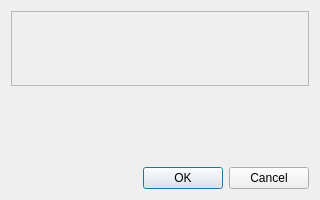
<?xml version="1.0" encoding="UTF-8"?>
<ui version="4.0">
 <class>CDbModelMappingModifyDialog</class>
 <widget class="QDialog" name="CDbModelMappingModifyDialog">
  <property name="geometry">
   <rect>
    <x>0</x>
    <y>0</y>
    <width>320</width>
    <height>200</height>
   </rect>
  </property>
  <property name="minimumSize">
   <size>
    <width>320</width>
    <height>200</height>
   </size>
  </property>
  <property name="windowTitle">
   <string>Model modify form</string>
  </property>
  <layout class="QVBoxLayout" name="verticalLayout">
   <item alignment="Qt::AlignTop">
    <widget class="swift::gui::editors::CModelMappingModifyForm" name="editor_ModelMappingModify">
     <property name="minimumSize">
      <size>
       <width>0</width>
       <height>75</height>
      </size>
     </property>
     <property name="frameShape">
      <enum>QFrame::StyledPanel</enum>
     </property>
     <property name="frameShadow">
      <enum>QFrame::Raised</enum>
     </property>
    </widget>
   </item>
   <item>
    <widget class="QDialogButtonBox" name="bb_ModelMappingModiyForm">
     <property name="orientation">
      <enum>Qt::Horizontal</enum>
     </property>
     <property name="standardButtons">
      <set>QDialogButtonBox::Cancel|QDialogButtonBox::Ok</set>
     </property>
    </widget>
   </item>
  </layout>
 </widget>
 <customwidgets>
  <customwidget>
   <class>swift::gui::editors::CModelMappingModifyForm</class>
   <extends>QFrame</extends>
   <header>gui/editors/modelmappingmodifyform.h</header>
   <container>1</container>
  </customwidget>
 </customwidgets>
 <resources/>
 <connections>
  <connection>
   <sender>bb_ModelMappingModiyForm</sender>
   <signal>accepted()</signal>
   <receiver>CDbModelMappingModifyDialog</receiver>
   <slot>accept()</slot>
   <hints>
    <hint type="sourcelabel">
     <x>248</x>
     <y>254</y>
    </hint>
    <hint type="destinationlabel">
     <x>157</x>
     <y>274</y>
    </hint>
   </hints>
  </connection>
  <connection>
   <sender>bb_ModelMappingModiyForm</sender>
   <signal>rejected()</signal>
   <receiver>CDbModelMappingModifyDialog</receiver>
   <slot>reject()</slot>
   <hints>
    <hint type="sourcelabel">
     <x>316</x>
     <y>260</y>
    </hint>
    <hint type="destinationlabel">
     <x>286</x>
     <y>274</y>
    </hint>
   </hints>
  </connection>
 </connections>
</ui>
